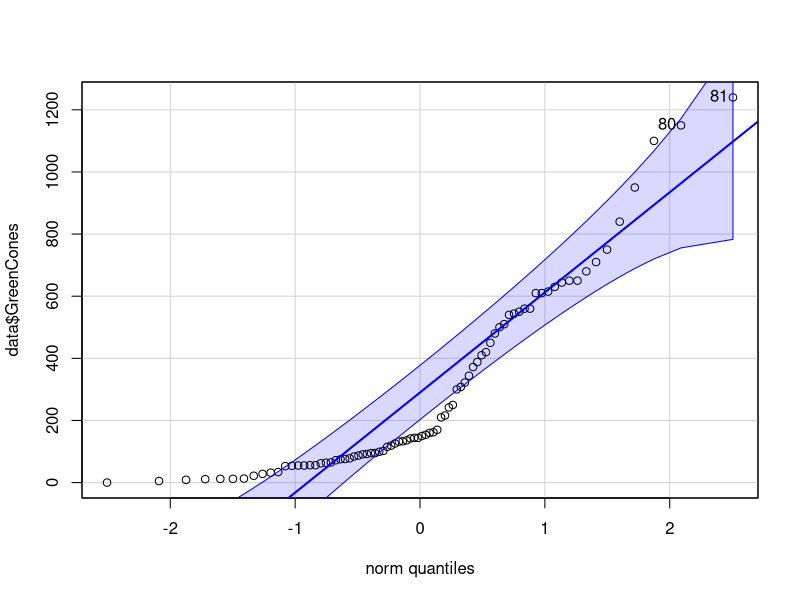
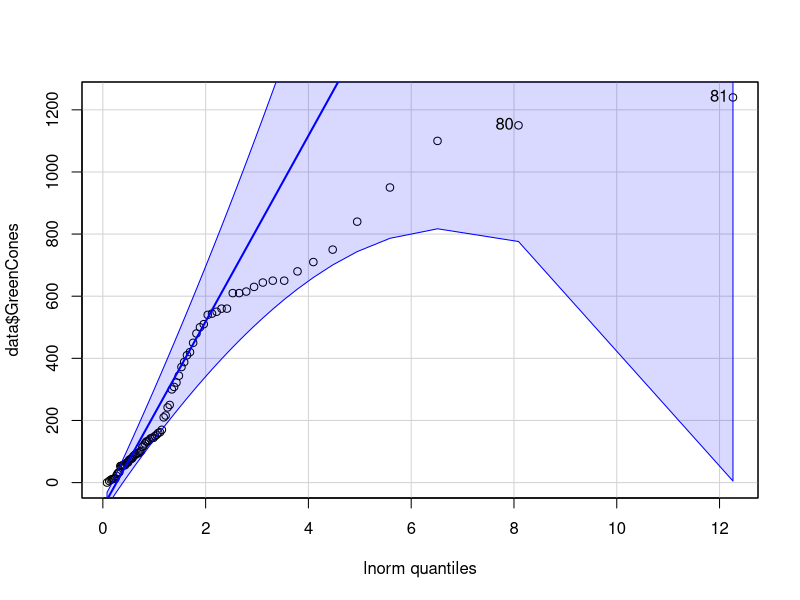
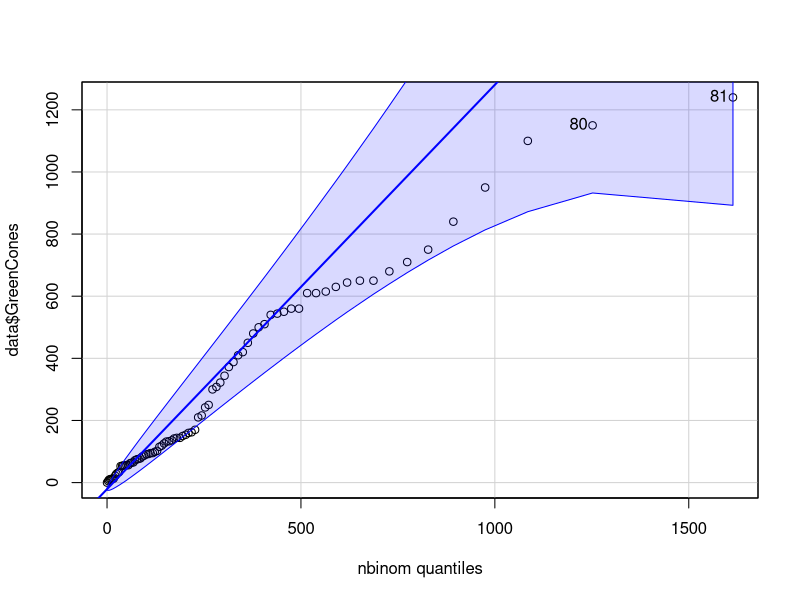
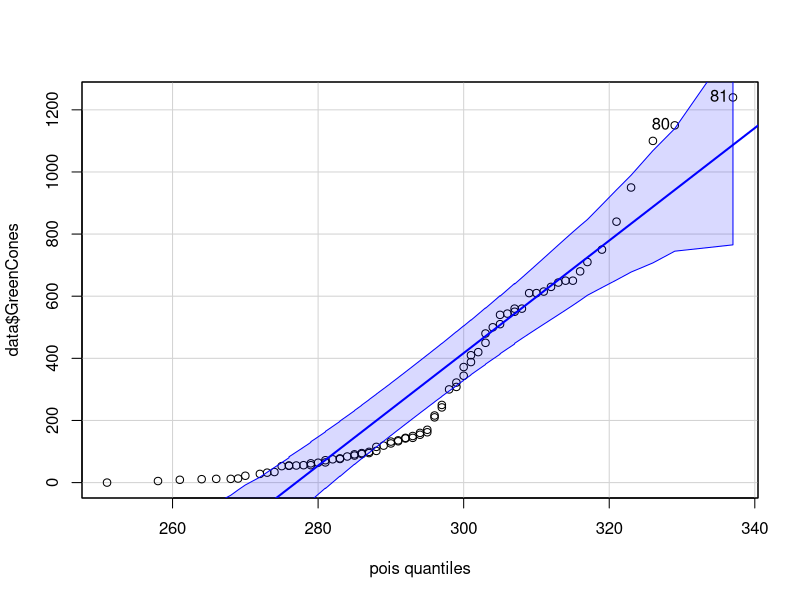
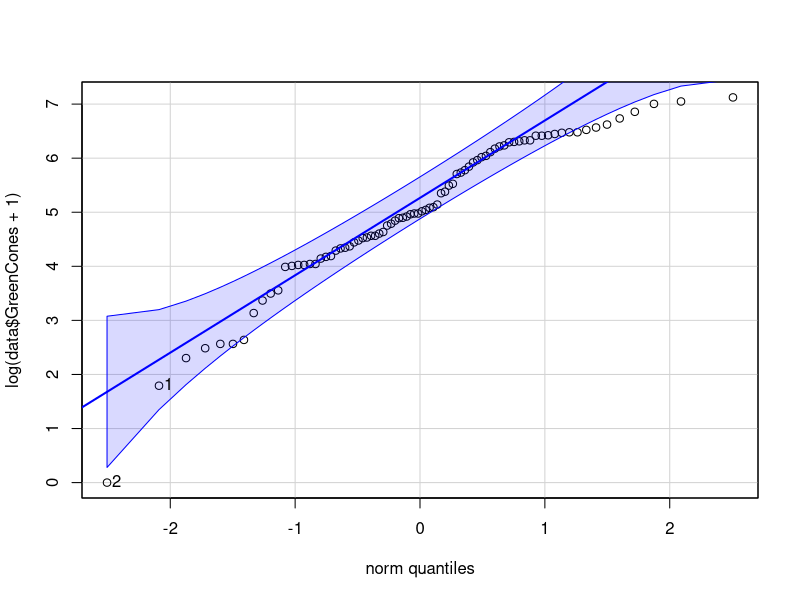
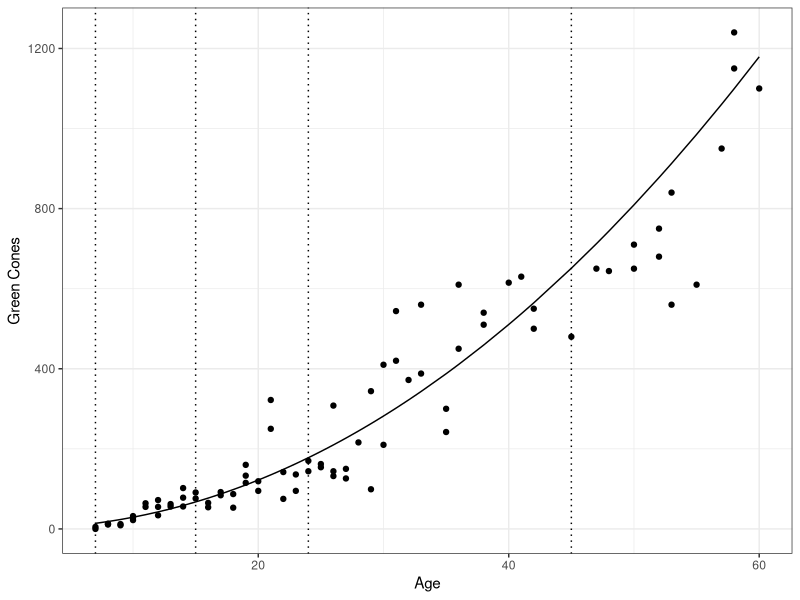
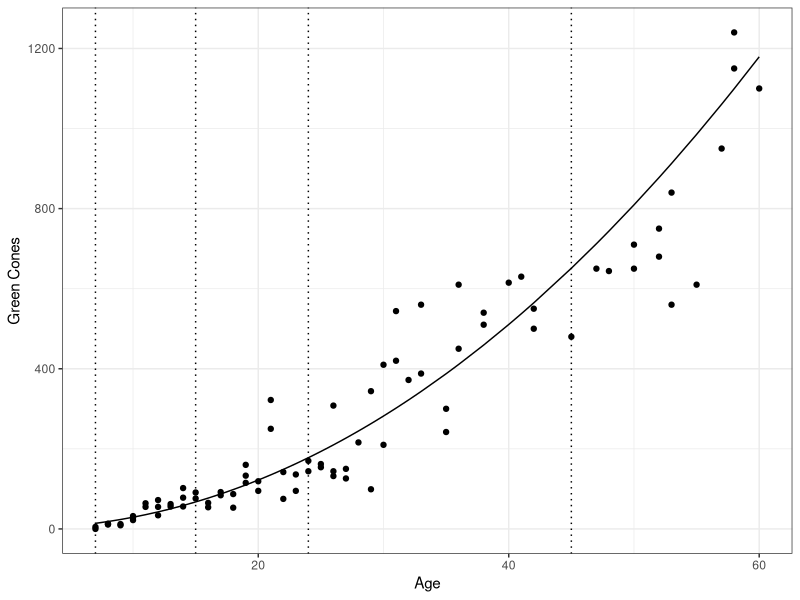

Write the R code that produced these figures, in order. (Note: this script raises an error after producing the figures.)
#Library
library (ggplot2)
library(MASS)
library(car)
library(plyr)

#Carga datos
data<-as.data.frame(read.csv("./data/ConeCount.csv",sep=";"))

str(data)

# Probability distribution test

# normal
qqp(data$GreenCones,"norm")

# lognomral
qqp(data$GreenCones,"lnorm")

# negbinom
nbinom <- fitdistr(data$GreenCones, "negative binomial")
qqp(data$GreenCones, "nbinom", size = nbinom$estimate[[1]], mu = nbinom$estimate[[2]])

# poisson
poisson<-fitdistr(data$GreenCones, "Poisson")
qqp(data$GreenCones,"pois",lambda=poisson$estimate)


qqp(log(data$GreenCones+1),"norm")

# glm nb

glmAge <- glm.nb(data=data, GreenCones~log(Age))
anova(glmAge,test="Chisq")
summary(glmAge)

#Plot
theme_set(theme_bw())

cones_age<-ggplot(data, aes(x = Age, y =GreenCones)) + 
  geom_point() + 
  geom_line(aes(y=predict(glmAge,type="response")))+
  geom_vline(xintercept = c(7,15,24,45),linetype="dotted")+
  labs(x="Age", y="Green Cones")

cones_age
ggsave("./output/fig2.png")

# year-by-year simulation

pred<-data.frame(Age=7:90) 
pred$GreenCones<-predict(glmAge,newdata = pred,type="response")

pred$AgeCat<- cut(pred$Age,breaks = c(6,14,23,44,90),labels=c("adult1","adult2","adulto","adult4"))

predCatSeeds<-ddply(pred,.(AgeCat),summarise,
                       mean=mean(GreenCones*103.9),
                       sd=sd(GreenCones*103.9),
                       min=min(GreenCones*103.9),
                       max=max(GreenCones*103.9))

write.csv(predCatSeeds,"./output/Table1.csv")

